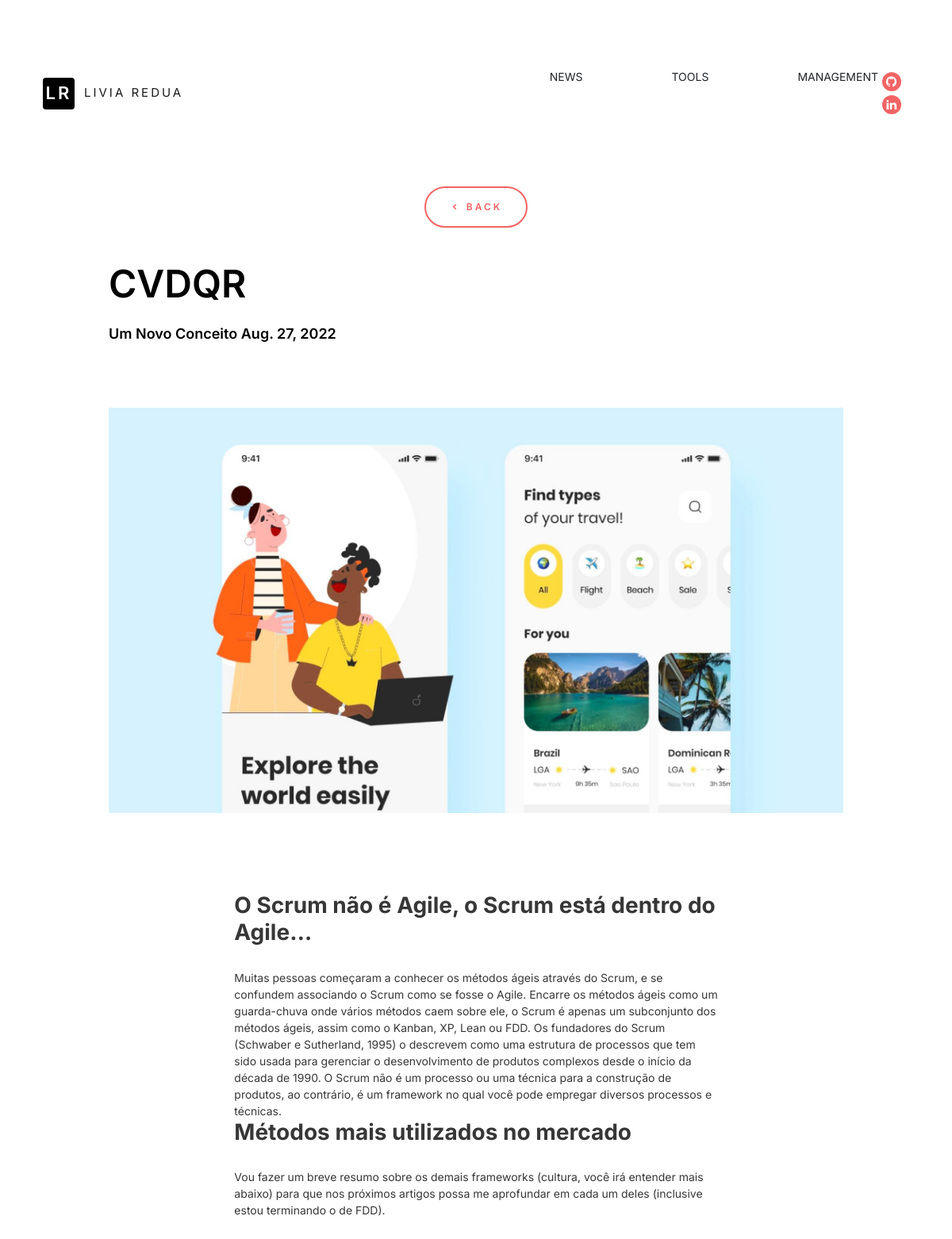
The page /details/1 on the database its author committed.
### blog/models.py (models this page shows, shortened)
class Profile(models.Model):
    first_name = models.CharField('Nome',max_length=30)
    last_name = models.CharField('Sobrenome',max_length=30)
    birth = models.IntegerField('Data de Nascimento')
    linkedin = models.CharField('Likedin',max_length=50)
    gitHub = models.CharField('GitHub',max_length=50)

class Details(models.Model):
    idWK = models.ForeignKey(LatestWorks, on_delete=models.CASCADE)
    title = models.CharField('Tile',max_length=50)
    subtitle = models.CharField('Subtile',max_length=30, blank=True)
    year = models.DateField(auto_now=True)
    description = models.TextField('Description')

### blog/views.py (the view)
# urls.py: path('details/<int:idWK>', detail, name='detail'),
def detail(request, idWK):
    profile = Profile.objects.get(id=1)
    choisenItem = Details.objects.get(idWK=idWK)
    data = {
        'profile': {
            'first_name': profile.first_name,
            'last_name': profile.last_name,
            'birth': profile.birth,
            'linkedin': profile.linkedin,
            'gitHub': profile.gitHub
        },
        'detail': {
            'title': choisenItem.title,
            'subtitle': choisenItem.subtitle,
            'year': choisenItem.year,
            'description': choisenItem.description
        }
    }
    return render(request, 'details.html', data)

### blog/templates/details.html (shortened to what this page needs)
{% load static %}
<!doctype html>
<html lang="en">
<head>
  <link href="https://cdn.jsdelivr.net/npm/remixicon@2.5.0/fonts/remixicon.css" rel="stylesheet">
  <link href="https://cdn.jsdelivr.net/npm/bootstrap@5.0.2/dist/css/bootstrap.min.css" rel="stylesheet"
>
  <link href="https://unpkg.com/aos@2.3.1/dist/aos.css" rel="stylesheet">
  <link href="../static/assets/css/main.css" rel="stylesheet">
</head>
<body>
  <header class="ds-header" id="site-header">
    <div class="container">
      <div class="ds-header-inner">
        <div class="col-11">
          <nav class="navbar navbar-light bg-lignt navbar-expand-lg">
            <div class="container-fluid">
              <div class="col-7">
                <a class="navbar-brand ds-logo" href={% url 'news' %}>
                  <span>LR</span>{{profile.first_name}} {{profile.last_name}}
              </div>
              <div class="col-5">
                <div class="collapse navbar-collapse" id="navbarNav">
                  <ul class="navbar-nav ">
                    <li class="nav-item">
                      <a class="nav-link text-dark" href={% url 'news' %}>NEWS</a>
                    </li>
                    <li class="nav-item">
                      <a class="nav-link text-dark" href={% url 'tools' %}>TOOLS</a>
                    </li>
                    <li class="nav-item">
                      <a class="nav-link text-dark" href="#">MANAGEMENT</a>
                    </li>
                  </ul>
                </div>
              </div>
            </div>
          </nav>
        </div>
        <div class="col-1">
          <ul class="ds-social row">
            <li class="row justify-content-center"><a href="{{profile.gitHub}}" target="_blank"><i class="ri-github-fill"></i></a></li>
            <li class="row justify-content-center"><a href="{{profile.linkedin}}" target="_blank"><i class="ri-linkedin-fill"></i></a></li>
          </ul>
        </div>
      </div>
    </div>
  </header>
  <main class="ds-main-section">
    <div class="container">
       <div class="ds-work-details-section">
           <div class="text-center">
             <a href={% url 'about' %} class="ds-button ds-arrow-button"><i class="ri-arrow-left-s-line"></i> BACK</a>
           </div>
           <div class="row justify-content-center">
             <div class="col-12 col-sm-12 col-md-10 col-lg-10 col-xl-10 col-xxl-10">
                 <header class="ds-work-det-hed">
                     <h1 class="ds-work-det-title">{{detail.title}}</h1>
                     <span class="ds-work-det-dep">{{detail.subtitle}}  {{detail.year}}</span>
                 </header>
                 <figure><img src="../static/assets/images/work-details-image-1.jpg"></figure>
                 <div class="ds-work-content-sec">
                     <div class="row justify-content-center">
                         <div class="col-12 col-sm-12 col-md-8 col-lg-8 col-xl-8 col-xxl-8">
                          {% autoescape off %}
                          {{detail.description}}
                          {% endautoescape off %}
                         </div>
                     </div>
                 </div>
             </div>
           </div>
       </div>
    </div>
  </main>
 </body>
</html>

### blog/static/assets/css/main.css (style rules this page uses)
html { font-family: 'Inter', sans-serif;background-color:#FFF }
body { font-family: 'Inter', sans-serif;overflow-x: hidden; background-color:#FFF; font-weight:400;font-style: normal; color:#373737; font-size:14px }
a,a:hover,a:focus,i,input,button,input:focus,.transition { text-decoration: none;outline: none;transition-delay: 0s;transition-duration: 0.4s;transition-property: all;transition-timing-function: ease;box-shadow: none; }
a { color: #000 }
img { max-width: 100%;border: none;outline: none;height: auto; }
ul { padding: 0;margin: 0; }
h1,h2,h3,h4,h5,h6 { font-family: 'Inter', sans-serif; }
figure { margin: 0 }
svg,img { max-width: 100%; height: auto; }
.ds-header { position: fixed; top: 0; width: 100%; z-index: 5; background-color: #FFF; padding: 70px 0;transition-delay: 0s;transition-duration: 0.4s;transition-property: all;transition-timing-function: ease; }
.ds-header-inner { display: flex; justify-content: space-between; align-items: center; }
.ds-logo { text-transform: uppercase; font-size: 25px; letter-spacing: 3px; color: #000; display: flex; align-items: center; }
.ds-logo span { display:flex; align-items: center; justify-content: center; width: 40px; height: 40px; background-color: #000; border-radius: 4px; color: #FFF; font-size: 22px; font-weight: 600; text-align: center; margin-right: 12px; }
.ds-social li { margin-left: 12px; }
.ds-social li:first-child { margin-bottom: 5px; }
.ds-social li a { border-radius: 100%; color: #FFF; width: 24px; height: 24px; background-color: #F26464; display:flex; justify-content: center; align-items: center; text-align: center; font-size: 16px; }
.ds-button { display: inline-block; text-transform: uppercase;font-size: 12px;line-height: 13px;font-weight: 600;letter-spacing: 3px; color:#F26464; padding:17px 30px; border: 2px solid #F26464;border-radius: 60px; }
.ds-arrow-button i { display: inline-block; vertical-align: middle; }
.ds-work-det-hed { padding-top: 42px; padding-bottom: 80px; }
.ds-work-det-title { font-weight: 600; color:#000; font-size: 48px; margin-bottom: 20px; }
.ds-work-det-dep { display:block;font-weight: 600; color: #000; font-size: 18px; }
.ds-work-content-sec { padding: 100px 0; }
#navbarNav li { margin-left: 3rem; margin-right: 3rem; }
#navbarNav a { text-align: center; }
@media (min-width: 355px) { .ds-logo { font-size: 15px; } }

### rows shown on the page
Profile: first_name "LIVIA", last_name "REDUA"
Details: title "CVDQR", subtitle "Um Novo Conceito", year "Aug. 27, 2022", description "O Scrum não é Agile, o Scrum está dentro do Agile… Muitas pessoas começaram a conhecer os métodos ágeis através do Scrum, e se confundem associando o Scrum como se fosse o Agile. Encarre os métodos ágeis como um guarda-chuva onde vários métodos caem sobre ele, o Scrum é apenas um subconjunto dos métodos ágeis, assim como o Kanban, XP, Lean ou FDD. Os fundadores do Scrum (Schwaber e Sutherland, 1995) o descrevem como uma estrutura de processos que tem sido usada para gerenciar o desenvolvimento de produtos complexos desde o início da década de 1990. O Scrum não é um processo ou uma técnica para a construção de produtos, ao contrário, é um framework no qual você pode empregar diversos…"
